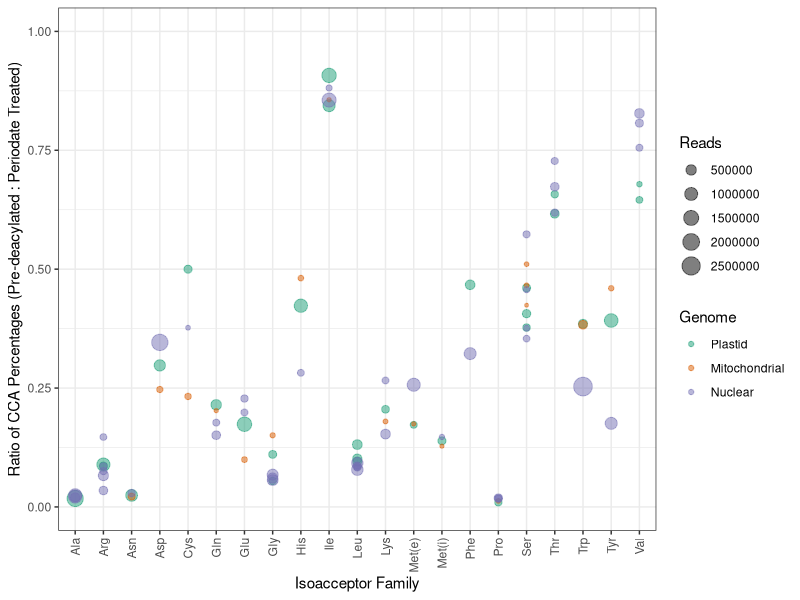
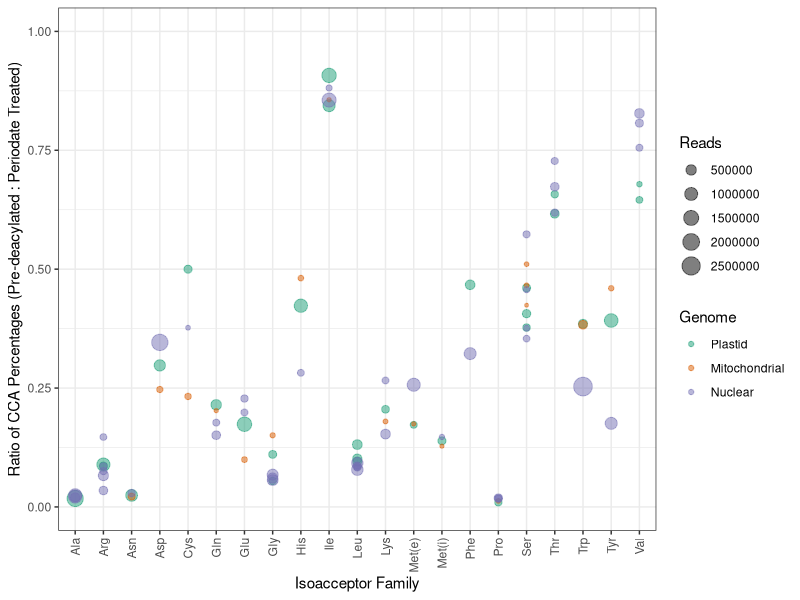

Write R code to recreate these figures, in order.
library(tidyverse)


CCA_data = read.csv("combined_pairwise_comparisons.aaRS_class.csv")

CCA_data = separate(CCA_data, col="Gene", into = c("Genome2", "Species", "AA", "ID_num"), sep = "-")
CCA_data$AA = substr(CCA_data$AA, 1, nchar(CCA_data$AA) - 3)
CCA_data$AA = CCA_data$AA %>% str_replace("eMet", "Met(e)")
CCA_data$AA = CCA_data$AA %>% str_replace("iMet", "Met(i)")
CCA_data $Genome = factor(CCA_data $Genome, levels=c("Plastid", "Mitochondrial", "Nuclear"))

CCA_data %>% filter(Comparison == "Periodate vs Deacylated") %>% 
  group_by(Genome, AA, Isodecoder) %>% 
  summarize(CCAratio = mean(CCA_2/CCA_1), Reads = mean(Total_Reads)) %>% 
  ggplot(aes(x=AA, y=CCAratio, color=Genome, size=Reads)) +
    geom_point(alpha=0.5) + theme_bw() +
    theme(axis.text.x = element_text(angle = 90, vjust = 0.5, hjust = 1)) +
    scale_color_brewer(palette = "Dark2") + 
    ylim(c(0,1)) + xlab("Isoacceptor Family") +
    ylab("Ratio of CCA Percentages (Pre-deacylated : Periodate Treated)")

ggsave("~/Downloads/Predeacylation_AA_retention.pdf", width=7, height=2.5)